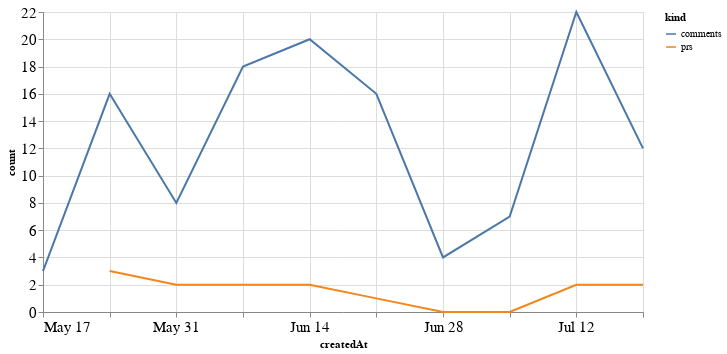

The notebook cell this image was saved under:
### Code cell
alt.Chart(total_time, width=600).mark_line().encode(
    x='createdAt',
    y='count',
    color='kind'
)

### Figure 1 — Vega-Lite specification as saved in the notebook (floating-point values rounded to 4 significant figures)
{"config": {"axisLeft": {"labelFontSize": 15}, "axisBottom": {"labelFontSize": 15}}, "data": {"name": "data-3763530b96ca16ccb9191bbcd16e1594"}, "mark": "line", "encoding": {"color": {"type": "nominal", "field": "kind"}, "x": {"type": "temporal", "field": "createdAt"}, "y": {"type": "quantitative", "field": "count"}}, "width": 600, "$schema": "https://vega.github.io/schema/vega-lite/v4.8.1.json", "datasets": {"data-3763530b96ca16ccb9191bbcd16e1594": [{"createdAt": "2020-05-24T00:00:00", "kind": "prs", "count": 3.0}, {"createdAt": "2020-05-31T00:00:00", "kind": "prs", "count": 2.0}, {"createdAt": "2020-06-07T00:00:00", "kind": "prs", "count": 2.0}, {"createdAt": "2020-06-14T00:00:00", "kind": "prs", "count": 2.0}, {"createdAt": "2020-06-21T00:00:00", "kind": "prs", "count": 1.0}, {"createdAt": "2020-06-28T00:00:00", "kind": "prs", "count": 0.0}, {"createdAt": "2020-07-05T00:00:00", "kind": "prs", "count": 0.0}, {"createdAt": "2020-07-12T00:00:00", "kind": "prs", "count": 2.0}, {"createdAt": "2020-07-19T00:00:00", "kind": "prs", "count": 2.0}, {"createdAt": "2020-05-17T00:00:00", "kind": "prs", "count": null}, {"createdAt": "2020-05-24T00:00:00", "kind": "comments", "count": 16.0}, {"createdAt": "2020-05-31T00:00:00", "kind": "comments", "count": 8.0}, {"createdAt": "2020-06-07T00:00:00", "kind": "comments", "count": 18.0}, {"createdAt": "2020-06-14T00:00:00", "kind": "comments", "count": 20.0}, {"createdAt": "2020-06-21T00:00:00", "kind": "comments", "count": 16.0}, {"createdAt": "2020-06-28T00:00:00", "kind": "comments", "count": 4.0}, {"createdAt": "2020-07-05T00:00:00", "kind": "comments", "count": 7.0}, {"createdAt": "2020-07-12T00:00:00", "kind": "comments", "count": 22.0}, {"createdAt": "2020-07-19T00:00:00", "kind": "comments", "count": 12.0}, {"createdAt": "2020-05-17T00:00:00", "kind": "comments", "count": 3.0}]}}
